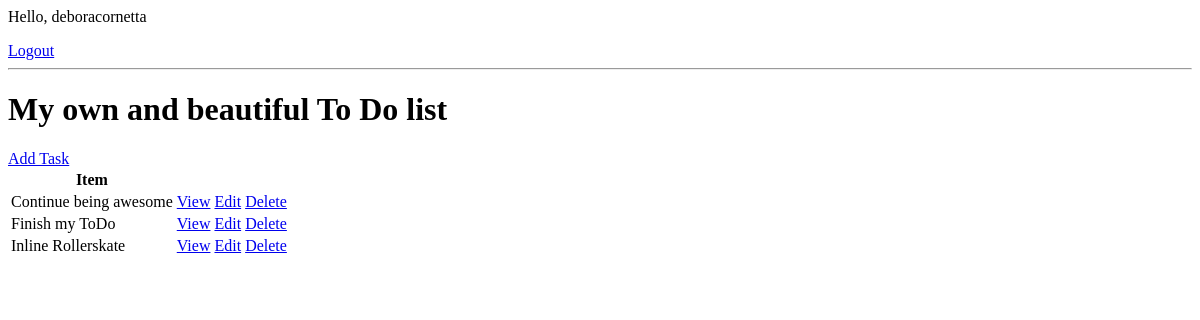
Before: / (signed in) with the older database file.
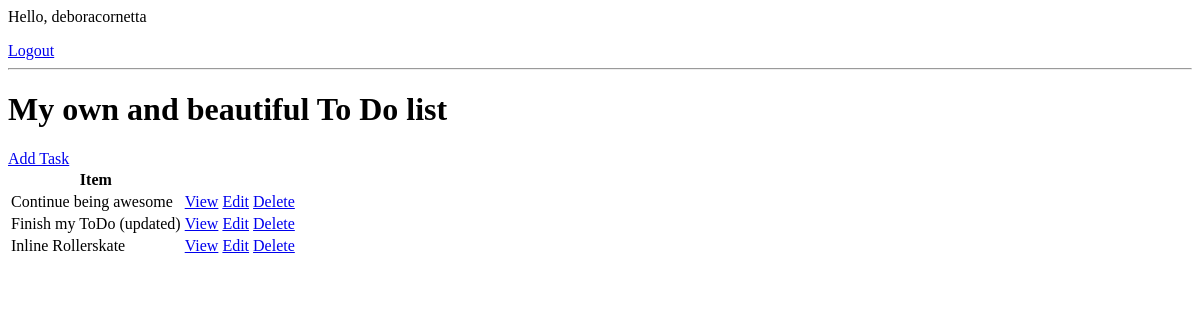
After: the same page with the newer database file.
### base/models.py (models this page shows, shortened)
class Task(models.Model):
    user = models.ForeignKey(User, on_delete=models.CASCADE, null=True, blank=True)
    title = models.CharField(max_length=200)
    description = models.TextField(null=True, blank=True)
    complete = models.BooleanField(default=False)
    created = models.DateTimeField(auto_now_add=True)
    class Meta:
        ordering = ['complete']

### base/views.py (the view)
# urls.py: path('', TaskList.as_view(), name='tasks'),
class TaskList(LoginRequiredMixin, ListView):
    model = Task
    context_object_name = 'tasks'

### base/templates/base/task_list.html
{% if request.user.is_authenticated %}
    <p>Hello, {{request.user}}</p>
    <a href="{% url 'logout' %}">Logout</a>
{% else %}
<a href="{% url 'login' %}">Login</a>
{% endif %}
<hr>
<h1>My own and beautiful To Do list</h1>
<a href="{% url 'task-create' %}">Add Task</a>
<table>
    <tr>
        <th>Item</th>
        <th></th>
        <th></th>
    </tr>
    {% for task in tasks %}
    <tr>
        <td>{{task.title}}</td>
        <td><a href="{% url 'task' task.id %}">View</a></td>
        <td><a href="{% url 'task-update' task.id %}">Edit</a></td>
        <td><a href="{% url 'task-delete' task.id %}">Delete</a></td>
    </tr>
    {% empty %}
    <h3>No items in list</h3>
    {% endfor %}
</table>

Changed rows visible on the page:
changed Task: title "Finish my ToDo" → "Finish my ToDo (updated)"
